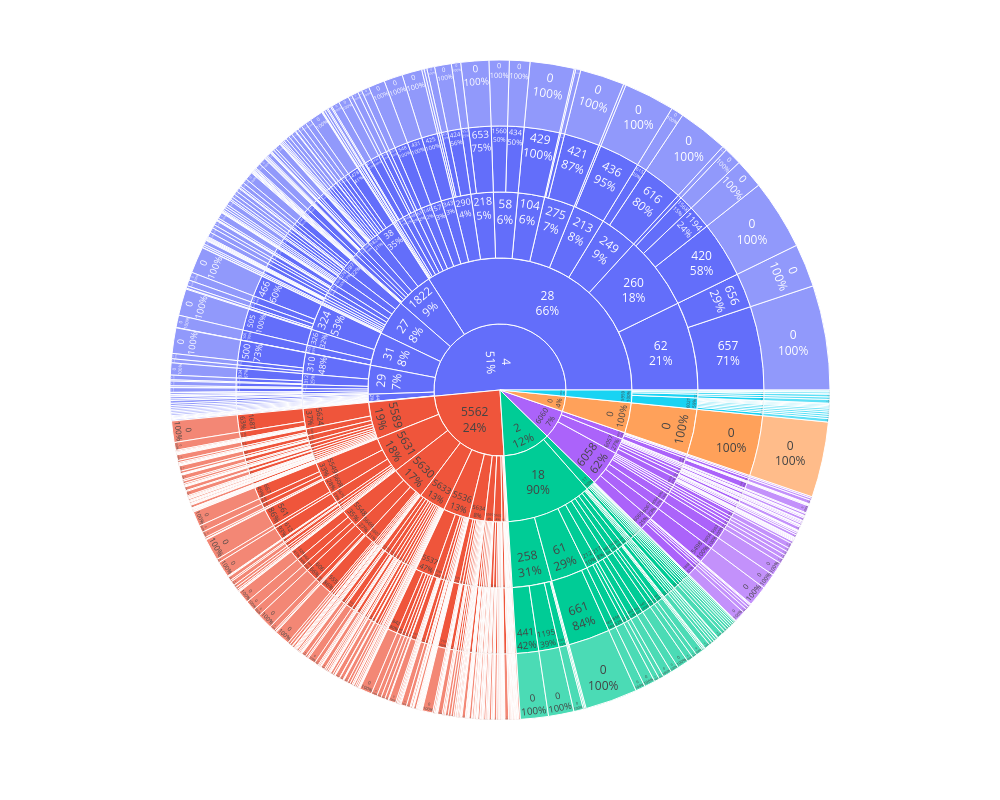
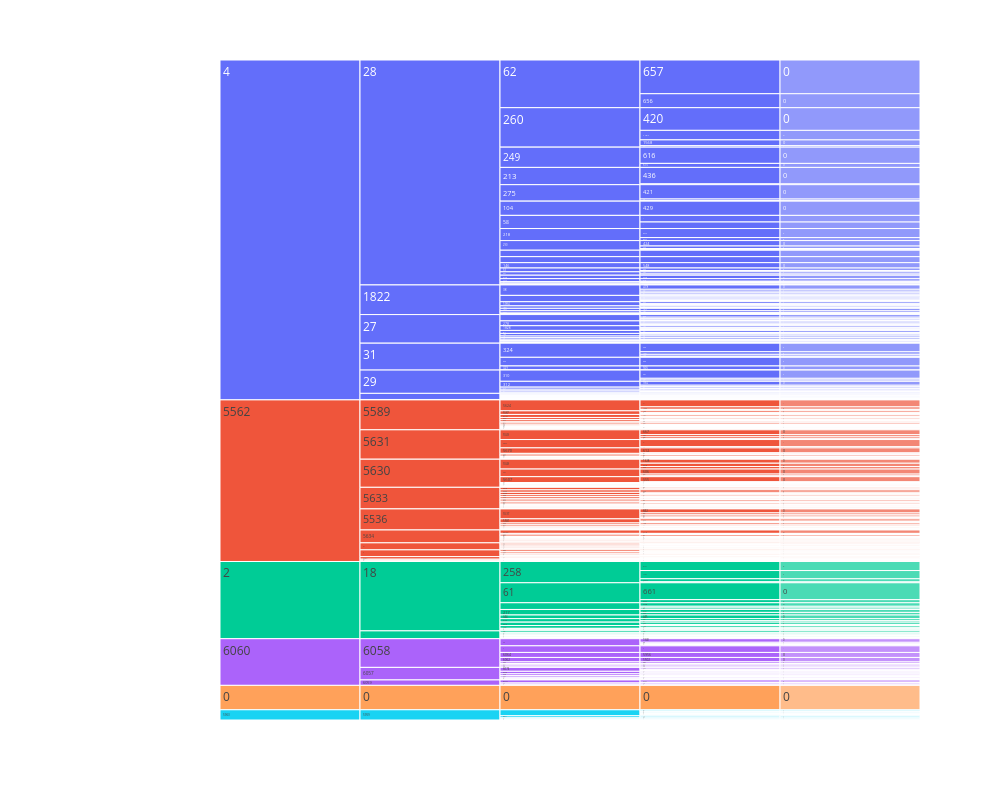

The notebook cell these images were saved under, in order:
### Code cell
# за 2024 год
# Создаем структуру данных для sunburst или icicle chart
rows         = df_ap_dev['year'] == 2024
df_hierarchy = df_ap_dev[rows].copy()

# Sunburst диаграмма (интерактивная)
fig = px.sunburst(
    df_hierarchy,
    path=['_cat_ld_lvl_1', '_cat_ld_lvl_2', '_cat_ld_lvl_3', 
          '_cat_ld_lvl_4', '_cat_ld_lvl_5'],
    maxdepth=5,
    width=1000,
    height=800
)
fig.update_traces(textinfo="label+percent parent")
fig.show()

# Или Icicle диаграмма
fig = px.icicle(
    df_hierarchy,
    path=['_cat_ld_lvl_1', '_cat_ld_lvl_2', '_cat_ld_lvl_3', 
          '_cat_ld_lvl_4', '_cat_ld_lvl_5'],
    width=1000,
    height=800
)
fig.show()

### Figure 1 — Plotly figure (JSON) as saved in the notebook; plotly's stock layout.template omitted (floating-point values rounded to 4 significant figures; data arrays with more than 128 entries replaced by an {"elided": "..."} marker saying what was removed)
{"data": [{"branchvalues": "total", "domain": {"x": [0, 1], "y": [0, 1]}, "hovertemplate": "labels=%{label}<br>count=%{value}<br>parent=%{parent}<br>id=%{id}<extra></extra>", "ids": {"elided": "1305 str values"}, "labels": {"elided": "1305 str values"}, "maxdepth": 5, "name": "", "parents": {"elided": "1305 str values"}, "textinfo": "label+percent parent", "type": "sunburst", "values": {"elided": "1305 int values"}}], "layout": {"height": 800, "legend": {"tracegroupgap": 0}, "margin": {"t": 60}, "width": 1000}}

### Figure 2 — Plotly figure (JSON) as saved in the notebook; plotly's stock layout.template omitted (floating-point values rounded to 4 significant figures; data arrays with more than 128 entries replaced by an {"elided": "..."} marker saying what was removed)
{"data": [{"branchvalues": "total", "domain": {"x": [0, 1], "y": [0, 1]}, "hovertemplate": "labels=%{label}<br>count=%{value}<br>parent=%{parent}<br>id=%{id}<extra></extra>", "ids": {"elided": "1305 str values"}, "labels": {"elided": "1305 str values"}, "name": "", "parents": {"elided": "1305 str values"}, "type": "icicle", "values": {"elided": "1305 int values"}}], "layout": {"height": 800, "legend": {"tracegroupgap": 0}, "margin": {"t": 60}, "width": 1000}}
